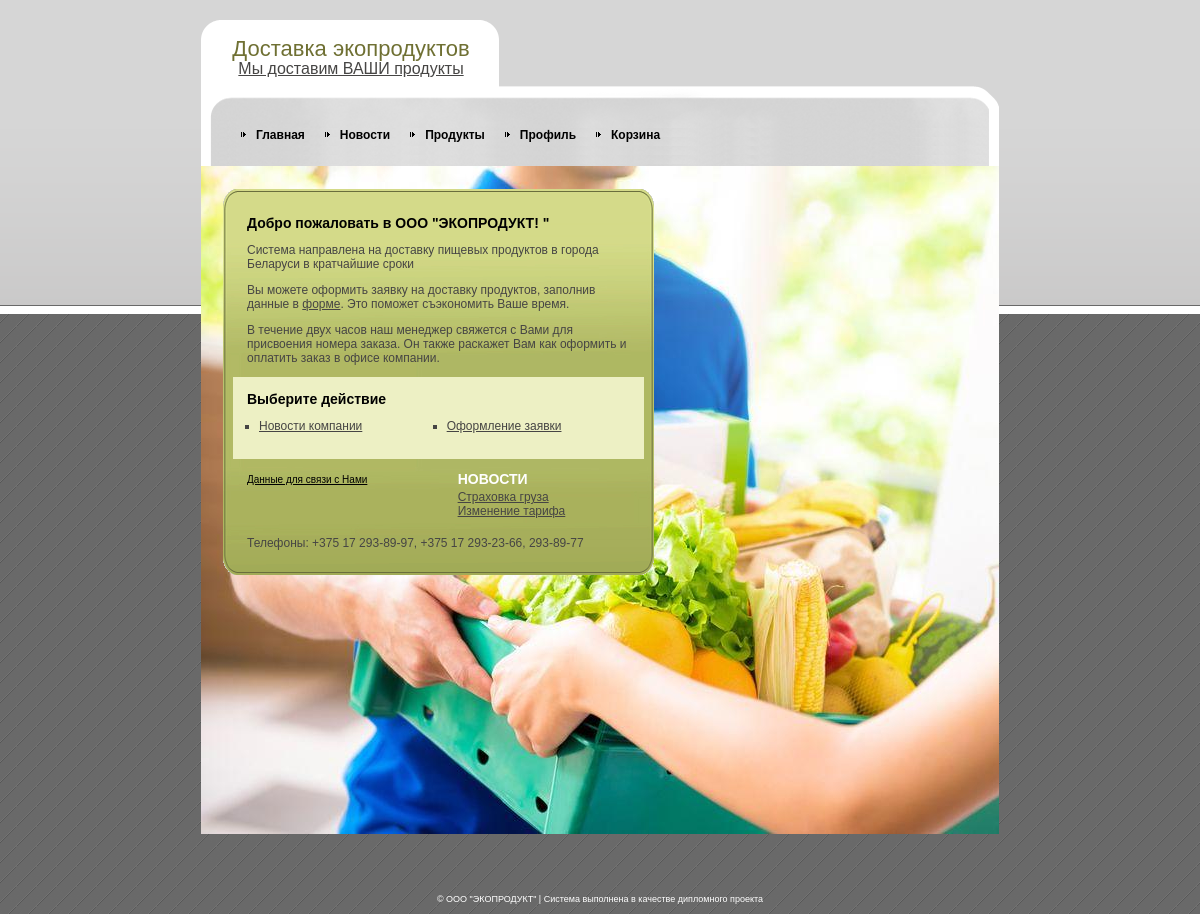
Before: / with the older database file.
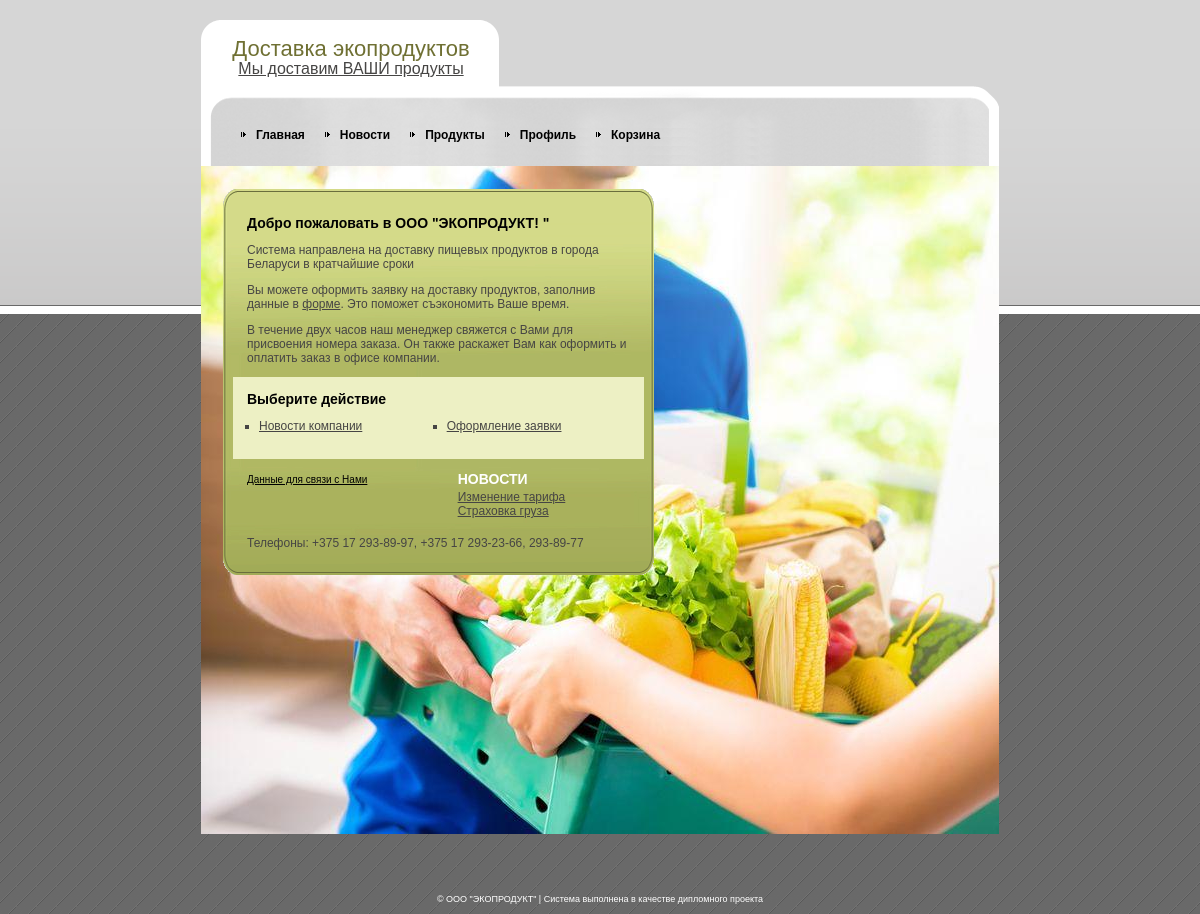
After: the same page with the newer database file.
### tables this page shows
CREATE TABLE IF NOT EXISTS `news` (
  `id` int NOT NULL AUTO_INCREMENT,
  `date` date NOT NULL,
  `title` varchar(30) NOT NULL,
  `news` varchar(250) NOT NULL,
  PRIMARY KEY (`id`)
);

### lib_db.php (called while the page is built, shortened)
<?php
function dataBaseToArray($resultat)
{
    $array = array();
    while($row = mysql_fetch_assoc($resultat))
	{
        $array[] = $row;
    }
    return $array;
}
function selectNew()
{
    $sql = "SELECT *, DATE_FORMAT(date, '%d.%m.%Y') AS date_format FROM news ORDER BY date";
    $resultat = mysql_query($sql) or die(mysql_error());
    return dataBaseToArray($resultat);
}
			$error = 1;?>

### index.php (the view, shortened to what this page needs)
<?php
require "lib_db.php";
?>
<!DOCTYPE html PUBLIC "-//W3C//DTD XHTML 1.0 Strict//EN" "http://www.w3.org/TR/xhtml1/DTD/xhtml1-strict.dtd">
<html xmlns="http://www.w3.org/1999/xhtml" xml:lang="en" lang="en">
<head>
<link rel="stylesheet" href="style.css" type="text/css" charset="utf-8" />
</head>
<body>
<div id="outer">
  <div id="wrapper">
    <div id="body-bot">
      <div id="body-top">
        <div id="logo">
          <h1>Доставка экопродуктов</h1>
          <p><a href="adminform.php" target="_parent">Мы доставим ВАШИ продукты</a></p>
        </div>
        <div id="nav">
          <ul>
              <li><a href="index.php">Главная</a></li>
              <li><a href="news.php">Новости</a></li>
              <li><a href="product.php">Продукты</a></li>
              <li><a href="profile.php">Профиль</a></li>
              <li><a href="basket.php">Корзина</a></li>
          </ul>
        </div>
        <div id="gbox">
          <div id="gbox-top"> </div>
          <div id="gbox-bg">
            <div id="gbox-grd">
              <h2>Добро пожаловать в ООО "ЭКОПРОДУКТ! "
              </h2>
              <p>Система направлена на доставку пищевых продуктов в города Беларуси в кратчайшие сроки</p>
              <p>Вы можете оформить заявку на доставку продуктов, заполнив данные в <a href="order.php">форме</a>. Это поможет съэкономить Ваше время.</p>
              <p>В течение двух часов наш менеджер свяжется с Вами для присвоения номера заказа. Он также раскажет Вам как оформить и оплатить заказ в офисе компании.</p>
              <div id="features">
                <h2>Выберите действие</h2>
                <ul>
                  <li><a href="news.php">Новости компании</a></li>
                </ul>
                <ul>
                  <li><a href="order.php">Оформление заявки</a></li>
                </ul>
              </div>
              <div id="newsorder">
                <p><a href="contact.php">Данные для связи с Нами</a></p>
              </div>
              <div id="events">
                <h2>НОВОСТИ</h2>
                <ul>
					<?php
				  		$news = selectNew();
						foreach($news as $item){
							echo "<li><a href='news.php'>$item[title]</a></li>";
						}?>
                </ul>
              </div>
              <div class="clear"><br> Телефоны: +375 17 293-89-97, +375 17 293-23-66, 293-89-77</div>
            </div>
          </div>
          <div id="gbox-bot"> </div>
        </div>
      </div>
    </div>
  </div>
</div>
<div id="copyright"> &copy; ООО "ЭКОПРОДУКТ" | Система выполнена в качестве дипломного проекта</div>
</body>
</html>

Changed rows visible on the page:
changed news "Изменение тарифа": moves up the list
